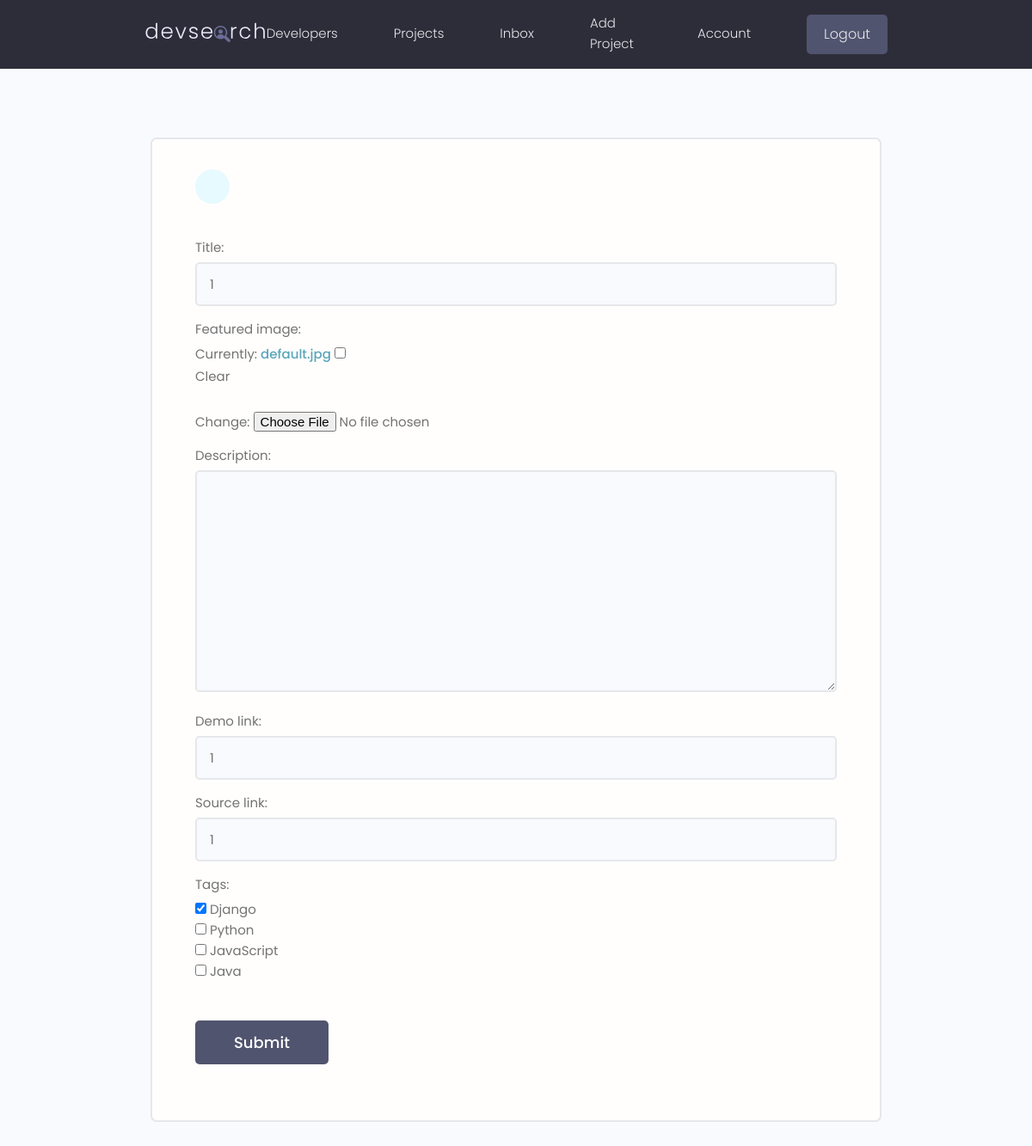
The page /projects/edit-project/63c32447-4b1c-4c78-ac52-6a4563882854 (signed in) on the database as committed earlier.
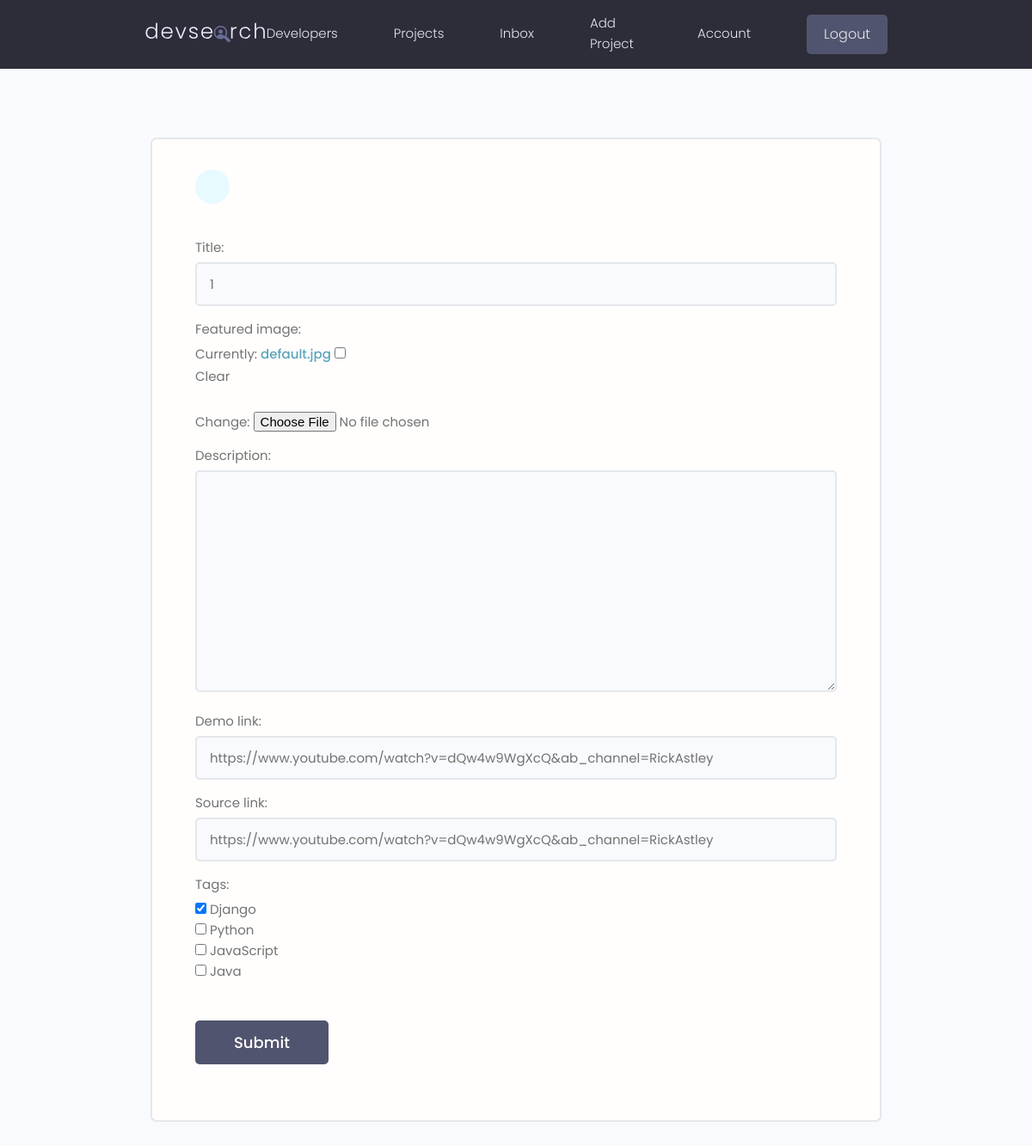
The same page on the database as committed later.
### projects/models.py (models this page shows, shortened)
class Project(models.Model):
    owner = models.ForeignKey(Profile, null=True, blank=True, on_delete=models.CASCADE)
    title = models.CharField(max_length=200)
    description = models.TextField(null=True, blank=True)
    tags = models.ManyToManyField('Tag', blank=True)
    featured_image = models.ImageField(null=True, blank=True, default='default.jpg')
    vote_total = models.IntegerField(default=0, blank=True, null=True)
    vote_ratio = models.IntegerField(default=0, blank=True, null=True)
    demo_link = models.CharField(null=True, blank=True, max_length=2000)
    source_link = models.CharField(null=True, blank=True, max_length=2000)
    created = models.DateTimeField(auto_now_add=True)
    id = models.UUIDField(default=uuid.uuid4, unique=True, primary_key=True, editable=False)
    class Meta:
            ordering = ['-vote_ratio', '-vote_total', 'created']

### projects/views.py (the view)
# urls.py: path('edit-project/<str:pk>', views.UpdateProjectForm, name='update-project'),
@login_required(login_url='login')
def UpdateProjectForm(request, pk):
    owner = request.user.profile
    project = owner.project_set.get(id=pk)
    form = ProjectForm(instance=project)
    if request.method == 'POST':
        form = ProjectForm(request.POST, request.FILES, instance=project)
        if form.is_valid():
            form.save()
            return redirect('projects')
    context = {'form': form}
    return render(request, 'projects/project_form.html', context)

### projects/forms.py
class ProjectForm(ModelForm):
    class Meta:
        model = Project
        fields = ['title', 'featured_image', 'description',
                  'demo_link', 'source_link', 'tags']
        widgets = {
            'tags': forms.CheckboxSelectMultiple(),
        }
    def __init__(self, *args, **kwargs):
        super(ProjectForm, self).__init__(*args, **kwargs)
        for name, field in self.fields.items():
            field.widget.attrs.update({'class': 'input'})

### projects/models.py (called while the page is built)
    def __str__(self):
        return self.name

### projects/templates/projects/project_form.html (shortened to what this page needs)
{% extends 'main.html' %}
{% block content %}
<main class="formPage my-xl">
    <div class="content-box">
        <div class="formWrapper">
            <a class="backButton" href="{% url 'projects' %}"></a>
            <br>
            <form class="form" method="POST" enctype="multiplart/for-data">
                {% for field in form %}
                <div class="form__field">
                    <label for="formInput#text">{{field.label}}: </label>
                    {{field}}
                </div>
                {% endfor %}
                <input class="btn btn--sub btn--lg  my-md" type="submit" value="Submit" />
            </form>
        </div>
    </div>
</main>
{% endblock %}

Rows that differ between the two databases and show on the page:
changed Project: demo_link "1" → "https://www.youtube.com/watch?v=dQw4w9WgXcQ&ab_channel=RickAstley"; source_link "1" → "https://www.youtube.com/watch?v=dQw4w9WgXcQ&ab_channel=RickAstley"
